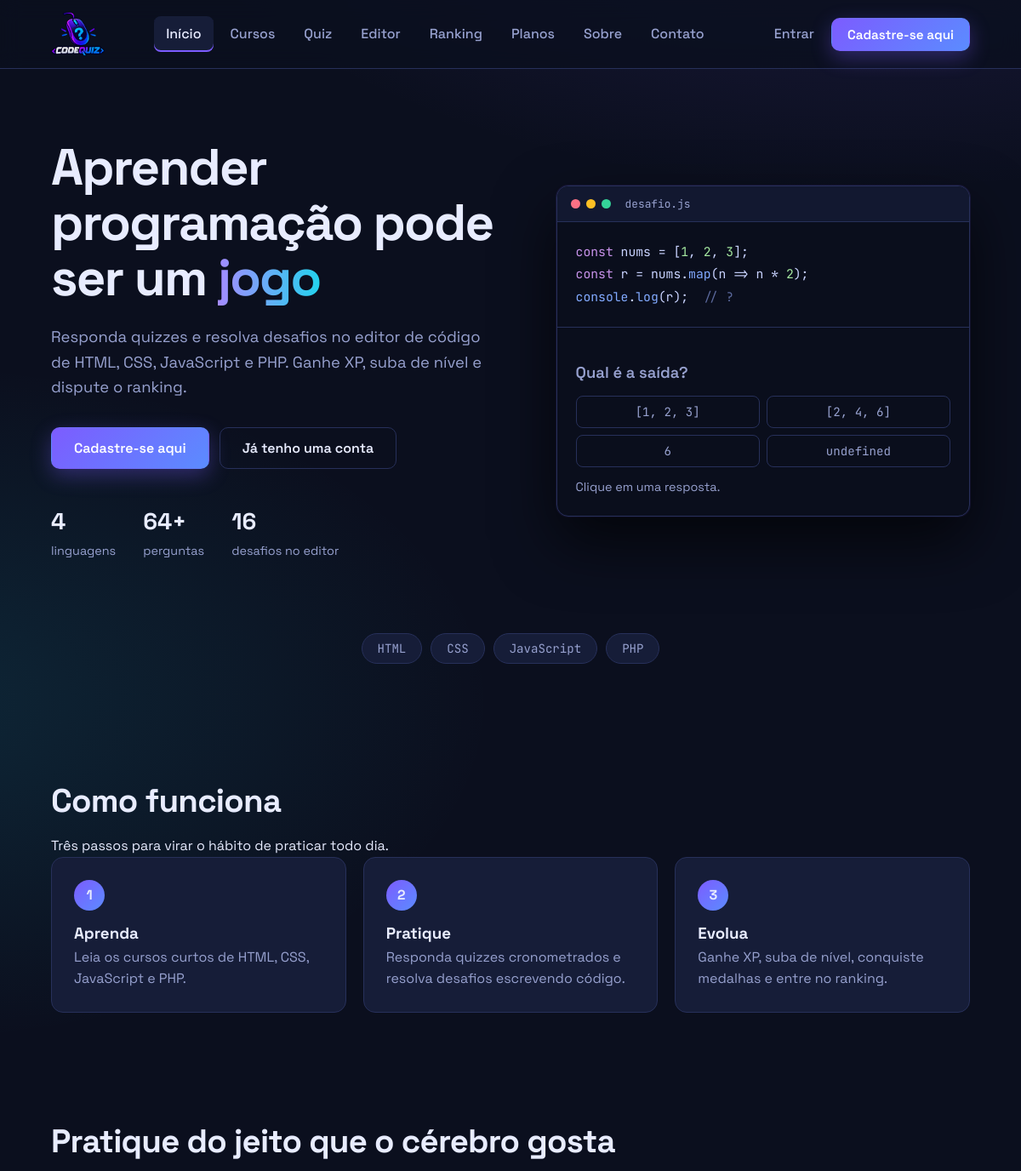
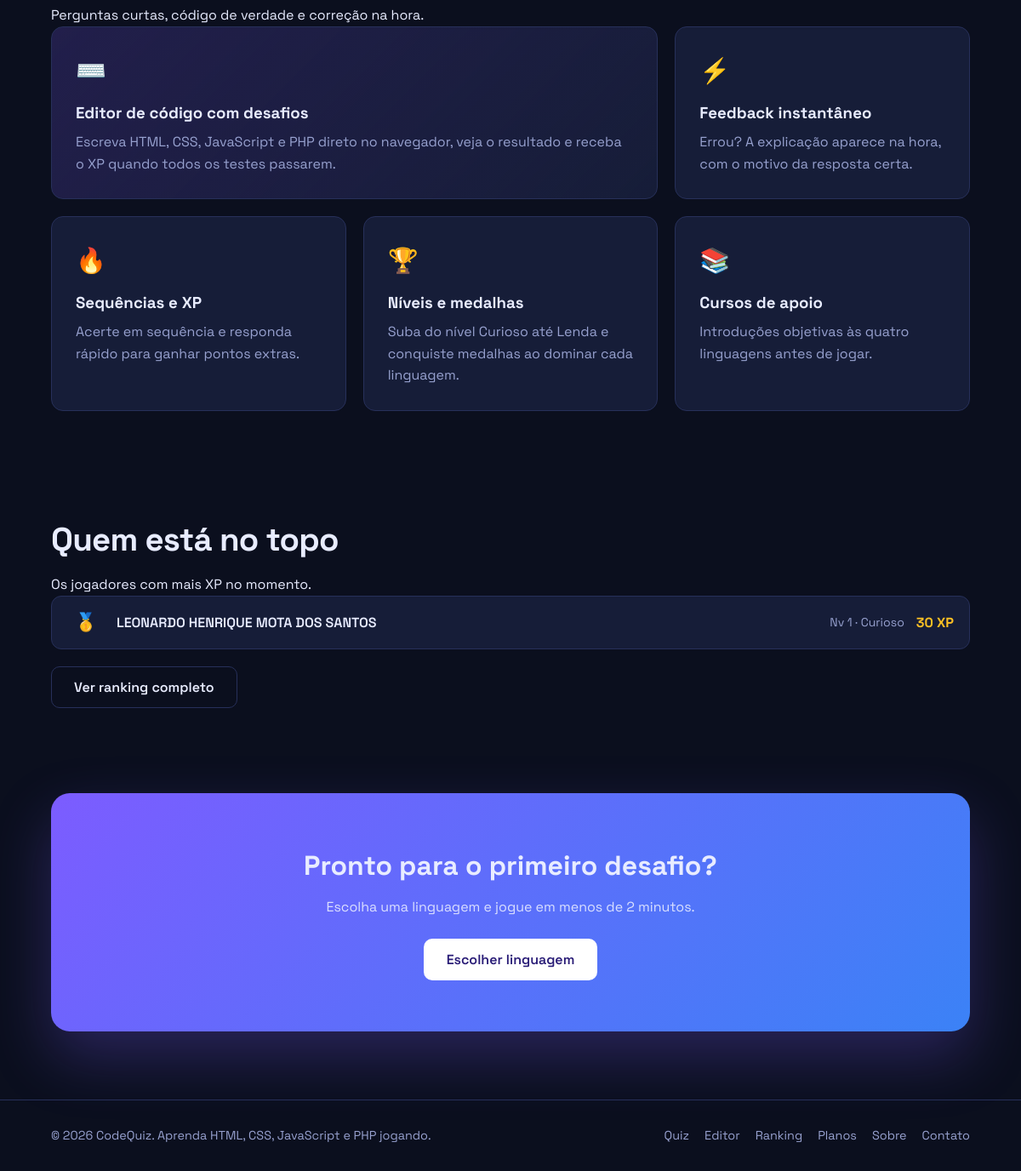
The app's page /home.php with its own data (2 pictures, top to bottom).
### tables this page shows
CREATE TABLE usuarios (
        id INTEGER PRIMARY KEY AUTOINCREMENT,
        nome TEXT NOT NULL,
        email TEXT NOT NULL UNIQUE,
        senha TEXT NOT NULL,
        plano TEXT NOT NULL DEFAULT "gratis",
        criado_em TEXT NOT NULL DEFAULT CURRENT_TIMESTAMP);

### includes/auth.php (called while the page is built, shortened)
<?php
function db(): PDO {
    $pdo = new PDO('sqlite:' . __DIR__ . '/../storage/codequiz.sqlite');
    $pdo->setAttribute(PDO::ATTR_ERRMODE, PDO::ERRMODE_EXCEPTION);
    $pdo->setAttribute(PDO::ATTR_DEFAULT_FETCH_MODE, PDO::FETCH_ASSOC);
    $pdo->exec('PRAGMA foreign_keys = ON');
    $pdo->exec('CREATE TABLE IF NOT EXISTS usuarios (
        id INTEGER PRIMARY KEY AUTOINCREMENT,
        nome TEXT NOT NULL,
        email TEXT NOT NULL UNIQUE,
        senha TEXT NOT NULL,
        plano TEXT NOT NULL DEFAULT "gratis",
        criado_em TEXT NOT NULL DEFAULT CURRENT_TIMESTAMP)');
    $pdo->exec('CREATE TABLE IF NOT EXISTS resultados (
        id INTEGER PRIMARY KEY AUTOINCREMENT,
        usuario_id INTEGER NOT NULL REFERENCES usuarios(id),
        linguagem TEXT NOT NULL, acertos INTEGER NOT NULL, total INTEGER NOT NULL, xp INTEGER NOT NULL,
        criado_em TEXT NOT NULL DEFAULT CURRENT_TIMESTAMP)');
    $pdo->exec('CREATE TABLE IF NOT EXISTS desafios_resolvidos (
        id INTEGER PRIMARY KEY AUTOINCREMENT,
        usuario_id INTEGER NOT NULL REFERENCES usuarios(id),
        desafio_id TEXT NOT NULL, linguagem TEXT NOT NULL, xp INTEGER NOT NULL, codigo TEXT NOT NULL DEFAULT "",
        criado_em TEXT NOT NULL DEFAULT CURRENT_TIMESTAMP,
        UNIQUE (usuario_id, desafio_id))');
    $pdo->exec('CREATE TABLE IF NOT EXISTS mensagens (
        id INTEGER PRIMARY KEY AUTOINCREMENT,
        nome TEXT NOT NULL, email TEXT NOT NULL, assunto TEXT NOT NULL, mensagem TEXT NOT NULL,
        usuario_id INTEGER, criado_em TEXT NOT NULL DEFAULT CURRENT_TIMESTAMP)');
    $pdo->exec('CREATE TABLE IF NOT EXISTS login_falhas (
        id INTEGER PRIMARY KEY AUTOINCREMENT,
        ip TEXT NOT NULL, email TEXT NOT NULL, criado_em TEXT NOT NULL DEFAULT CURRENT_TIMESTAMP)');
    $pdo->exec('CREATE INDEX IF NOT EXISTS idx_resultados_usuario ON resultados(usuario_id, linguagem)');
    $pdo->exec('CREATE INDEX IF NOT EXISTS idx_desafios_usuario ON desafios_resolvidos(usuario_id)');
    $pdo->exec('CREATE INDEX IF NOT EXISTS idx_falhas ON login_falhas(ip, criado_em)');
    return $pdo;
}
function usuario_atual(): ?array {
    if (empty($_SESSION['uid'])) return $cache = null;
    $st = db()->prepare('SELECT id, nome, email, plano FROM usuarios WHERE id = ?');
    $st->execute([$_SESSION['uid']]);
    return $cache = ($st->fetch() ?: null);
}
function h(?string $s): string {
    return htmlspecialchars((string) $s, ENT_QUOTES | ENT_SUBSTITUTE, 'UTF-8');
}

### data/quiz-data.php (called while the page is built, shortened)
<?php
return $d;

### includes/xp.php (called while the page is built, shortened)
<?php
require_once __DIR__ . '/auth.php';
function linguagens_validas(): array {
    static $l = null;
    return $l ??= array_keys(require __DIR__ . '/../data/quiz-data.php');
}
function in_langs(): string {
    return "'" . implode("','", linguagens_validas()) . "'";
}
function nivel_info(int $xp): array {
    $n = (int) floor(sqrt($xp / 60)) + 1;
    $ini = 60 * ($n - 1) ** 2;
    $fim = 60 * $n ** 2;
    return [
        'nivel' => $n, 'titulo' => NIVEIS[min($n, count(NIVEIS)) - 1], 'xp' => $xp,
        'ini' => $ini, 'fim' => $fim, 'falta' => $fim - $xp,
        'pct' => (int) round(100 * ($xp - $ini) / ($fim - $ini)),
    ];
}
function ranking(?string $lang = null, ?int $dias = null, int $limite = 10): array {
    $f = $dias ? " AND criado_em >= datetime('now', '-" . (int) $dias . " days')" : '';
    $sql = 'SELECT u.id, u.nome, SUM(t.xp) xp, SUM(t.partidas) partidas, SUM(t.acertos) acertos, SUM(t.total) total, SUM(t.desafios) desafios
        FROM (
            SELECT usuario_id, linguagem, xp, 1 partidas, acertos, total, 0 desafios FROM resultados WHERE linguagem IN (' . in_langs() . ')' . $f . '
            UNION ALL
            SELECT usuario_id, linguagem, xp, 0, 0, 0, 1 FROM desafios_resolvidos WHERE 1 = 1' . $f . '
        ) t JOIN usuarios u ON u.id = t.usuario_id '
        . ($lang ? 'WHERE t.linguagem = ? ' : '') . 'GROUP BY u.id HAVING SUM(t.xp) > 0 ORDER BY xp DESC, u.id ASC LIMIT ' . (int) $limite;
    $st = db()->prepare($sql);
    $st->execute($lang ? [$lang] : []);
    return $st->fetchAll();
}

### home.php (the view, shortened to what this page needs)
<?php
require_once 'includes/xp.php';
$langs = require 'data/quiz-data.php';
$desafios = require 'data/desafios.php';
$nPerguntas = array_sum(array_map(fn($l) => count($l[3]), $langs));
$top = ranking(null, null, 3);
$medalhas = ['🥇', '🥈', '🥉'];
include 'includes/header.php';
?>
<main class="wrap">
    <section class="hero">
        <div>
            <h1>Aprender programação pode ser um <em>jogo</em></h1>
            <p>Responda quizzes e resolva desafios no editor de código de HTML, CSS, JavaScript e PHP. Ganhe XP, suba de nível e dispute o ranking.</p>
            <div class="acts">
                <?php if ($usuario): ?>
                <a href="quiz.php" class="btn btn-p">Jogar o quiz</a>
                <a href="editor.php" class="btn btn-o">Abrir o editor</a>
                <?php else: ?>
                <a href="cadastro.php" class="btn btn-p">Cadastre-se aqui</a>
                <a href="login.php" class="btn btn-o">Já tenho uma conta</a>
                <?php endif; ?>
            </div>
            <div class="stats">
                <div><b data-count="<?= count($langs) ?>"><?= count($langs) ?></b><span>linguagens</span></div>
                <div><b data-count="<?= $nPerguntas ?>" data-suffix="+"><?= $nPerguntas ?>+</b><span>perguntas</span></div>
                <div><b data-count="<?= count($desafios) ?>"><?= count($desafios) ?></b><span>desafios no editor</span></div>
            </div>
        </div>
        <div class="editor">
            <div class="ed-bar"><i></i><i></i><i></i><span>desafio.js</span></div>
<pre><span class="k">const</span> nums = [<span class="s">1</span>, <span class="s">2</span>, <span class="s">3</span>];
<span class="k">const</span> r = nums.<span class="f">map</span>(n =&gt; n * <span class="s">2</span>);
<span class="f">console</span>.<span class="f">log</span>(r);  <span class="c">// ?</span></pre>
            <div class="ed-q">
                <p>Qual é a saída?</p>
                <div><button class="demo-opt" data-ok="0">[1, 2, 3]</button><button class="demo-opt" data-ok="1">[2, 4, 6]</button><button class="demo-opt" data-ok="0">6</button><button class="demo-opt" data-ok="0">undefined</button></div>
                <p id="demo-fb">Clique em uma resposta.</p>
            </div>
        </div>
    </section>
    <section class="techs" aria-label="Linguagens abordadas">
        <?php foreach ($langs as $id => $l): ?><a class="tech" href="quiz.php" style="--c:<?= h($l[1]) ?>"><?= h($l[0]) ?></a><?php endforeach; ?>
    </section>
    <section class="sec">
        <h2>Como funciona</h2>
        <p>Três passos para virar o hábito de praticar todo dia.</p>
        <div class="passos">
            <div><span class="n">1</span><h3>Aprenda</h3><p>Leia os cursos curtos de HTML, CSS, JavaScript e PHP.</p></div>
            <div><span class="n">2</span><h3>Pratique</h3><p>Responda quizzes cronometrados e resolva desafios escrevendo código.</p></div>
            <div><span class="n">3</span><h3>Evolua</h3><p>Ganhe XP, suba de nível, conquiste medalhas e entre no ranking.</p></div>
        </div>
    </section>
    <section class="sec">
        <h2>Pratique do jeito que o cérebro gosta</h2>
        <p>Perguntas curtas, código de verdade e correção na hora.</p>
        <div class="feat">
            <div><span class="ic">⌨️</span><h3>Editor de código com desafios</h3><p>Escreva HTML, CSS, JavaScript e PHP direto no navegador, veja o resultado e receba o XP quando todos os testes passarem.</p></div>
            <div><span class="ic">⚡</span><h3>Feedback instantâneo</h3><p>Errou? A explicação aparece na hora, com o motivo da resposta certa.</p></div>
            <div><span class="ic">🔥</span><h3>Sequências e XP</h3><p>Acerte em sequência e responda rápido para ganhar pontos extras.</p></div>
            <div><span class="ic">🏆</span><h3>Níveis e medalhas</h3><p>Suba do nível Curioso até Lenda e conquiste medalhas ao dominar cada linguagem.</p></div>
            <div><span class="ic">📚</span><h3>Cursos de apoio</h3><p>Introduções objetivas às quatro linguagens antes de jogar.</p></div>
        </div>
    </section>
    <?php if ($top): ?>
    <section class="sec">
        <h2>Quem está no topo</h2>
        <p>Os jogadores com mais XP no momento.</p>
        <ol class="mini-rank">
            <?php foreach ($top as $n => $r): $ni = nivel_info((int) $r['xp']); ?>
            <li><span class="pos"><?= $medalhas[$n] ?></span><span class="nome"><?= h($r['nome']) ?></span><span class="meta">Nv <?= $ni['nivel'] ?> · <?= h($ni['titulo']) ?></span><strong><?= (int) $r['xp'] ?> XP</strong></li>
            <?php endforeach; ?>
        </ol>
        <a href="ranking.php" class="btn btn-o">Ver ranking completo</a>
    </section>
    <?php endif; ?>
    <section class="cta">
        <h2>Pronto para o primeiro desafio?</h2>
        <p>Escolha uma linguagem e jogue em menos de 2 minutos.</p>
        <a href="quiz.php" class="btn">Escolher linguagem</a>
    </section>
</main>
<?php include 'includes/footer.php'; ?>

### css/base.css (style rules this page uses)
:root { --bg:#0b0f1e;--bg2:#121830;--card:#161d38;--line:#27305a;--txt:#e8ecff;--mut:#97a1cf;--pri:#7c5cff;--pri2:#a58bff;--acc:#22d3ee;--ok:#34d399;--err:#fb7185;--gold:#fbbf24;--r:14px }
* { box-sizing:border-box;margin:0;padding:0 }
html { scroll-behavior:smooth }
body { font-family:'Space Grotesk',system-ui,sans-serif;background:var(--bg);color:var(--txt);line-height:1.6;min-height:100vh;background-image:radial-gradient(900px 500px at 85% -10%,#7c5cff33,transparent),radial-gradient(700px 400px at -10% 30%,#22d3ee1f,transparent) }
a { color:inherit;text-decoration:none }
.btn { display:inline-block;padding:13px 26px;border-radius:10px;font:600 1rem 'Space Grotesk';border:1px solid transparent;cursor:pointer;transition:.2s }
.btn-p { background:linear-gradient(135deg,var(--pri),#5b8cff);color:#fff;box-shadow:0 8px 24px #7c5cff55 }
.btn-o { border-color:var(--line);color:var(--txt) }
.wrap { max-width:1120px;margin:0 auto;padding:0 20px }
.btn-o { background:transparent }

### records on screen
usuarios: n "🥇", nome "LEONARDO HENRIQUE MOTA DOS SANTOS", nivel "1", titulo "Curioso", xp "30"

### other values on screen
$nome "Início"
$nome "Cursos"
$nome "Quiz"
$nome "Editor"
$nome "Ranking"
$nome "Planos"
$nome "Sobre"
$nome "Contato"
count($langs) "4"
$nPerguntas "64"
count($desafios) "16"
$l[0] "HTML"
$l[0] "CSS"
$l[0] "JavaScript"
$l[0] "PHP"
